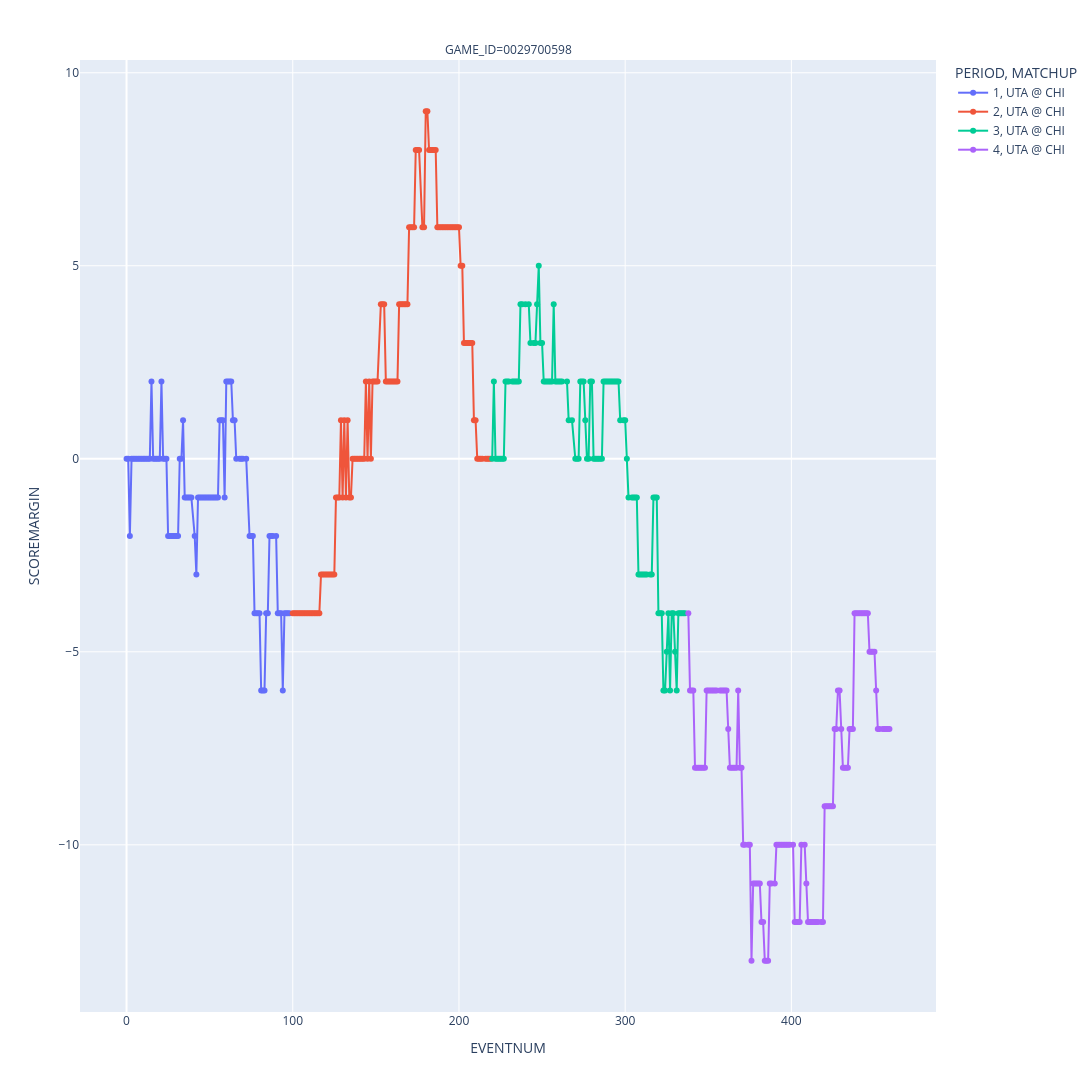

Notebook source saved alongside this figure:
### Code cell
px.line(BLOCK_1, x="EVENTNUM", y="SCOREMARGIN", facet_col='GAME_ID', facet_col_wrap=1, color='PERIOD', symbol='MATCHUP', hover_data=['PCTIMESTRING','SCORE', 'GAME_DATE', 'Season', 'Event_Type', 'HOMEDESCRIPTION', 'VISITORDESCRIPTION','PLAYER1_NAME','PLAYER2_NAME'], height=5000, width=2000,
        facet_row_spacing=0.02, # default is 0.07 when facet_col_wrap is used
        facet_col_spacing=0.04,
        )

### Figure 1 — Plotly figure (JSON) as saved in the notebook; plotly's stock layout.template omitted (floating-point values rounded to 4 significant figures; data arrays with more than 128 entries replaced by an {"elided": "..."} marker saying what was removed)
{"data": [{"customdata": {"elided": "94x9 str values"}, "hovertemplate": "PERIOD=1<br>MATCHUP=UTA @ CHI<br>GAME_ID=0029700598<br>EVENTNUM=%{x}<br>SCOREMARGIN=%{y}<br>PCTIMESTRING=%{customdata[0]}<br>SCORE=%{customdata[1]}<br>GAME_DATE=%{customdata[2]}<br>Season=%{customdata[3]}<br>Event_Type=%{customdata[4]}<br>HOMEDESCRIPTION=%{customdata[5]}<br>VISITORDESCRIPTION=%{customdata[6]}<br>PLAYER1_NAME=%{customdata[7]}<br>PLAYER2_NAME=%{customdata[8]}<extra></extra>", "legendgroup": "1, UTA @ CHI", "line": {"color": "#636efa", "dash": "solid"}, "marker": {"symbol": "circle"}, "mode": "lines+markers", "name": "1, UTA @ CHI", "orientation": "v", "showlegend": true, "type": "scatter", "x": [0, 1, 2, 3, 4, 5, 6, 7, 8, 9, 10, 11, 12, 13, 14, 15, 16, 17, 18, 19, 20, 21, 22, 23, 24, 25, 26, 27, 28, 29, 30, 31, 32, 33, 34, 35, 36, 37, 38, 39, 41, 42, 43, 44, 45, 46, 47, 48, 49, 50, 51, 52, 53, 54, 55, 56, 57, 58, 59, 60, 61, 62, 63, 64, 65, 66, 68, 69, 70, 72, 74, 75, 76, 77, 78, 79, 80, 81, 82, 83, 84, 85, 86, 87, 88, 90, 91, 92, 93, 94, 95, 96, 97, 98], "xaxis": "x", "y": [0, 0, -2, 0, 0, 0, 0, 0, 0, 0, 0, 0, 0, 0, 0, 2, 0, 0, 0, 0, 0, 2, 0, 0, 0, -2, -2, -2, -2, -2, -2, -2, 0, 0, 1, -1, -1, -1, -1, -1, -2, -3, -1, -1, -1, -1, -1, -1, -1, -1, -1, -1, -1, -1, -1, 1, 1, 1, -1, 2, 2, 2, 2, 1, 1, 0, 0, 0, 0, 0, -2, -2, -2, -4, -4, -4, -4, -6, -6, -6, -4, -4, -2, -2, -2, -2, -4, -4, -4, -6, -4, -4, -4, -4], "yaxis": "y"}, {"customdata": {"elided": "117x9 str values"}, "hovertemplate": "PERIOD=2<br>MATCHUP=UTA @ CHI<br>GAME_ID=0029700598<br>EVENTNUM=%{x}<br>SCOREMARGIN=%{y}<br>PCTIMESTRING=%{customdata[0]}<br>SCORE=%{customdata[1]}<br>GAME_DATE=%{customdata[2]}<br>Season=%{customdata[3]}<br>Event_Type=%{customdata[4]}<br>HOMEDESCRIPTION=%{customdata[5]}<br>VISITORDESCRIPTION=%{customdata[6]}<br>PLAYER1_NAME=%{customdata[7]}<br>PLAYER2_NAME=%{customdata[8]}<extra></extra>", "legendgroup": "2, UTA @ CHI", "line": {"color": "#EF553B", "dash": "solid"}, "marker": {"symbol": "circle"}, "mode": "lines+markers", "name": "2, UTA @ CHI", "orientation": "v", "showlegend": true, "type": "scatter", "x": [100, 101, 102, 103, 104, 105, 106, 107, 108, 109, 110, 111, 112, 113, 114, 115, 116, 117, 118, 119, 120, 121, 122, 123, 124, 125, 126, 127, 128, 129, 130, 131, 132, 133, 134, 135, 136, 137, 138, 139, 140, 141, 142, 143, 144, 145, 146, 147, 148, 149, 150, 151, 153, 154, 155, 156, 157, 158, 159, 160, 161, 162, 163, 164, 165, 166, 167, 168, 169, 170, 171, 172, 173, 174, 175, 176, 178, 179, 180, 181, 182, 183, 184, 185, 186, 187, 188, 189, 190, 191, 192, 193, 194, 195, 196, 197, 198, 199, 200, 201, 202, 203, 204, 205, 206, 207, 208, 209, 210, 211, 212, 213, 214, 216, 217, 218, 219], "xaxis": "x", "y": [-4, -4, -4, -4, -4, -4, -4, -4, -4, -4, -4, -4, -4, -4, -4, -4, -4, -3, -3, -3, -3, -3, -3, -3, -3, -3, -1, -1, -1, 1, -1, 1, -1, 1, -1, -1, 0, 0, 0, 0, 0, 0, 0, 0, 2, 0, 2, 0, 2, 2, 2, 2, 4, 4, 4, 2, 2, 2, 2, 2, 2, 2, 2, 4, 4, 4, 4, 4, 4, 6, 6, 6, 6, 8, 8, 8, 6, 6, 9, 9, 8, 8, 8, 8, 8, 6, 6, 6, 6, 6, 6, 6, 6, 6, 6, 6, 6, 6, 6, 5, 5, 3, 3, 3, 3, 3, 3, 1, 1, 0, 0, 0, 0, 0, 0, 0, 0], "yaxis": "y"}, {"customdata": {"elided": "106x9 str values"}, "hovertemplate": "PERIOD=3<br>MATCHUP=UTA @ CHI<br>GAME_ID=0029700598<br>EVENTNUM=%{x}<br>SCOREMARGIN=%{y}<br>PCTIMESTRING=%{customdata[0]}<br>SCORE=%{customdata[1]}<br>GAME_DATE=%{customdata[2]}<br>Season=%{customdata[3]}<br>Event_Type=%{customdata[4]}<br>HOMEDESCRIPTION=%{customdata[5]}<br>VISITORDESCRIPTION=%{customdata[6]}<br>PLAYER1_NAME=%{customdata[7]}<br>PLAYER2_NAME=%{customdata[8]}<extra></extra>", "legendgroup": "3, UTA @ CHI", "line": {"color": "#00cc96", "dash": "solid"}, "marker": {"symbol": "circle"}, "mode": "lines+markers", "name": "3, UTA @ CHI", "orientation": "v", "showlegend": true, "type": "scatter", "x": [220, 221, 222, 223, 224, 225, 226, 227, 228, 229, 230, 232, 233, 234, 235, 236, 237, 238, 240, 242, 243, 245, 246, 247, 248, 249, 250, 251, 252, 253, 254, 255, 256, 257, 258, 259, 260, 261, 262, 265, 266, 268, 270, 271, 272, 273, 274, 275, 276, 277, 278, 279, 280, 281, 282, 283, 284, 285, 286, 287, 288, 289, 290, 291, 292, 293, 294, 295, 296, 297, 299, 300, 301, 302, 304, 305, 306, 307, 308, 309, 310, 311, 312, 313, 315, 316, 317, 318, 319, 320, 321, 322, 323, 324, 325, 326, 327, 328, 329, 330, 331, 332, 333, 334, 335, 336], "xaxis": "x", "y": [0, 2, 0, 0, 0, 0, 0, 0, 2, 2, 2, 2, 2, 2, 2, 2, 4, 4, 4, 4, 3, 3, 3, 4, 5, 3, 3, 2, 2, 2, 2, 2, 2, 4, 2, 2, 2, 2, 2, 2, 1, 1, 0, 0, 0, 2, 2, 2, 1, 0, 0, 2, 2, 0, 0, 0, 0, 0, 0, 2, 2, 2, 2, 2, 2, 2, 2, 2, 2, 1, 1, 1, 0, -1, -1, -1, -1, -1, -3, -3, -3, -3, -3, -3, -3, -3, -1, -1, -1, -4, -4, -4, -6, -6, -5, -4, -6, -4, -4, -5, -6, -4, -4, -4, -4, -4], "yaxis": "y"}, {"customdata": {"elided": "115x9 str values"}, "hovertemplate": "PERIOD=4<br>MATCHUP=UTA @ CHI<br>GAME_ID=0029700598<br>EVENTNUM=%{x}<br>SCOREMARGIN=%{y}<br>PCTIMESTRING=%{customdata[0]}<br>SCORE=%{customdata[1]}<br>GAME_DATE=%{customdata[2]}<br>Season=%{customdata[3]}<br>Event_Type=%{customdata[4]}<br>HOMEDESCRIPTION=%{customdata[5]}<br>VISITORDESCRIPTION=%{customdata[6]}<br>PLAYER1_NAME=%{customdata[7]}<br>PLAYER2_NAME=%{customdata[8]}<extra></extra>", "legendgroup": "4, UTA @ CHI", "line": {"color": "#ab63fa", "dash": "solid"}, "marker": {"symbol": "circle"}, "mode": "lines+markers", "name": "4, UTA @ CHI", "orientation": "v", "showlegend": true, "type": "scatter", "x": [338, 339, 340, 341, 342, 343, 344, 345, 346, 347, 348, 349, 350, 351, 352, 353, 354, 355, 357, 358, 359, 360, 361, 362, 363, 364, 365, 366, 367, 368, 369, 370, 371, 372, 374, 375, 376, 377, 378, 379, 380, 381, 382, 383, 384, 385, 386, 387, 388, 390, 391, 392, 393, 394, 395, 396, 397, 398, 399, 401, 402, 403, 404, 405, 406, 408, 409, 410, 411, 412, 413, 414, 415, 416, 418, 419, 420, 421, 422, 423, 424, 425, 426, 427, 428, 429, 430, 431, 432, 433, 434, 435, 436, 437, 438, 439, 440, 441, 442, 443, 444, 445, 446, 447, 448, 449, 450, 451, 452, 453, 455, 456, 457, 458, 459], "xaxis": "x", "y": [-4, -6, -6, -6, -8, -8, -8, -8, -8, -8, -8, -6, -6, -6, -6, -6, -6, -6, -6, -6, -6, -6, -6, -7, -8, -8, -8, -8, -8, -6, -8, -8, -10, -10, -10, -10, -13, -11, -11, -11, -11, -11, -12, -12, -13, -13, -13, -11, -11, -11, -10, -10, -10, -10, -10, -10, -10, -10, -10, -10, -12, -12, -12, -12, -10, -10, -11, -12, -12, -12, -12, -12, -12, -12, -12, -12, -9, -9, -9, -9, -9, -9, -7, -7, -6, -6, -7, -8, -8, -8, -8, -7, -7, -7, -4, -4, -4, -4, -4, -4, -4, -4, -4, -5, -5, -5, -5, -6, -7, -7, -7, -7, -7, -7, -7], "yaxis": "y"}], "layout": {"annotations": [{"font": {}, "showarrow": false, "text": "GAME_ID=0029700598", "x": 0.5, "xanchor": "center", "xref": "paper", "y": 1, "yanchor": "bottom", "yref": "paper"}], "height": 5000, "legend": {"title": {"text": "PERIOD, MATCHUP"}, "tracegroupgap": 0}, "margin": {"t": 60}, "width": 2000, "xaxis": {"anchor": "y", "domain": [0, 1], "title": {"text": "EVENTNUM"}}, "yaxis": {"anchor": "x", "domain": [0, 1], "title": {"text": "SCOREMARGIN"}}}}
